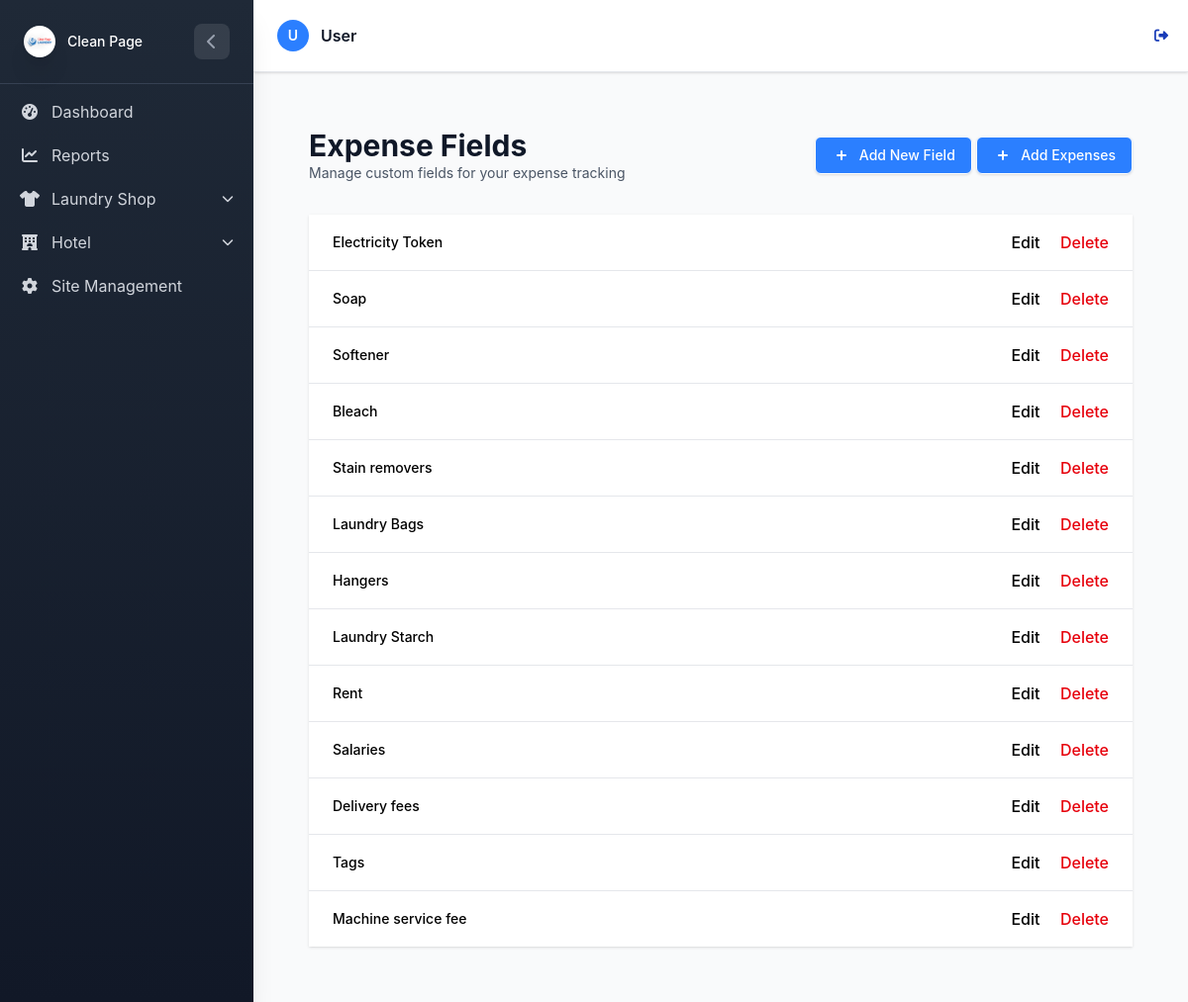
/Laundry/expense-fields/ (signed in), run on an earlier commit of the app's database.
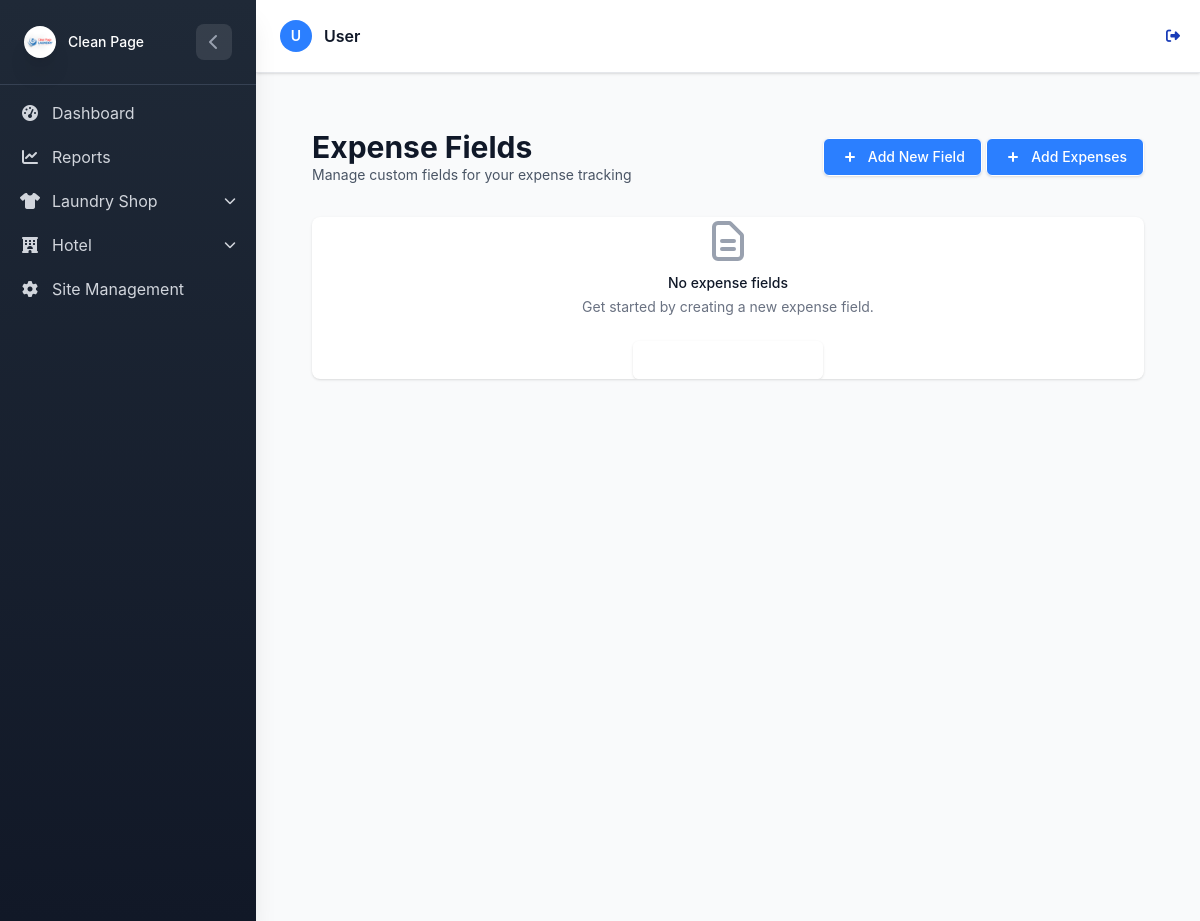
And on a later commit of the database.
### LaundryApp/models.py (models this page shows, shortened)
class ExpenseField(models.Model):
    label = models.CharField(max_length=100, db_index=True)
    created_at = models.DateTimeField(auto_now_add=True)
    class Meta:
        unique_together = ('label',)  # Prevent duplicate labels

### LaundryApp/View/Expenses.py (the view)
# urls.py: path('expense-fields/', expense_field_list, name='expense_field_list'),
@login_required
def expense_field_list(request):
    fields = ExpenseField.objects.all()
    return render(request, "expenses/expense_field_list.html", {"fields": fields})

### LaundryApp/templates/expenses/expense_field_list.html (shortened to what the changed rows need)
{% extends "base.html" %}
{% load static %}
{% block content %}
<div class="min-h-screen bg-gray-50 py-8 px-4 sm:px-6 lg:px-8">
    <div class="max-w-7xl mx-auto">
        <div class="flex justify-between items-center mb-8">
            <div>
                <h1 class="text-3xl font-bold text-gray-900">Expense Fields</h1>
            </div>
        </div>
        {% if fields %}
        <div class="bg-white shadow overflow-hidden sm:rounded-md">
            <ul class="divide-y divide-gray-200">
                {% for field in fields %}
                <li>
                    <div class="px-4 py-4 sm:px-6">
                        <div class="flex items-center justify-between">
                            <div class="flex items-center">
                                <div class="ml-4">
                                    <div class="flex items-center">
                                        <p class="text-sm font-medium text-indigo-600 truncate">{{ field.label }}</p>
                                    </div>
                                </div>
                            </div>
                            <div class="flex space-x-3">
                                <div class="flex-shrink-0">
                                    <a href="{% url 'laundry:edit_expense_field' field.id %}"
                                        class="font-medium text-indigo-600 hover:text-indigo-900 mr-4">Edit</a>
                                    <a href="{% url 'laundry:delete_expense_field' field.id %}"
                                        class="font-medium text-red-600 hover:text-red-900">Delete</a>
                                </div>
                            </div>
                        </div>
                    </div>
                </li>
                {% endfor %}
            </ul>
        </div>
        {% else %}
        <div class="bg-white overflow-hidden shadow rounded-lg">
            <div class="px-4 py-5 sm:p-6">
                <div class="text-center">
                    <h3 class="mt-2 text-sm font-medium text-gray-900">No expense fields</h3>
                    <p class="mt-1 text-sm text-gray-500">Get started by creating a new expense field.</p>
                    <div class="mt-6">
                        <a href="{% url 'laundry:create_expense_field' %}"
                            class="inline-flex items-center px-4 py-2 border border-transparent shadow-sm text-sm font-medium rounded-md text-white bg-indigo-600 hover:bg-indigo-700 focus:outline-none focus:ring-2 focus:ring-offset-2 focus:ring-indigo-500">
                            <svg class="-ml-1 mr-2 h-5 w-5" xmlns="http://www.w3.org/2000/svg" viewBox="0 0 20 20"
                                fill="currentColor" aria-hidden="true">
                                <path fill-rule="evenodd"
                                    d="M10 5a1 1 0 011 1v3h3a1 1 0 110 2h-3v3a1 1 0 11-2 0v-3H6a1 1 0 110-2h3V6a1 1 0 011-1z"
                                    clip-rule="evenodd" />
                            </svg>
                        </a>
                    </div>
                </div>
            </div>
        </div>
        {% endif %}
    </div>
</div>
{% endblock %}

What changed in the data, as far as the page shows it:
removed ExpenseField: label "Electricity Token"
removed ExpenseField: label "Soap"
removed ExpenseField: label "Softener"
removed ExpenseField: label "Bleach"
removed ExpenseField: label "Stain removers"
removed ExpenseField: label "Laundry Bags"
removed ExpenseField: label "Hangers"
removed ExpenseField: label "Laundry Starch"
removed ExpenseField: label "Rent"
removed ExpenseField: label "Salaries"
removed ExpenseField: label "Delivery fees"
removed ExpenseField: label "Tags"
removed ExpenseField: label "Machine service fee"
Also different on the page:
text now shown: "No expense fields Get started by creating a new expense field."
